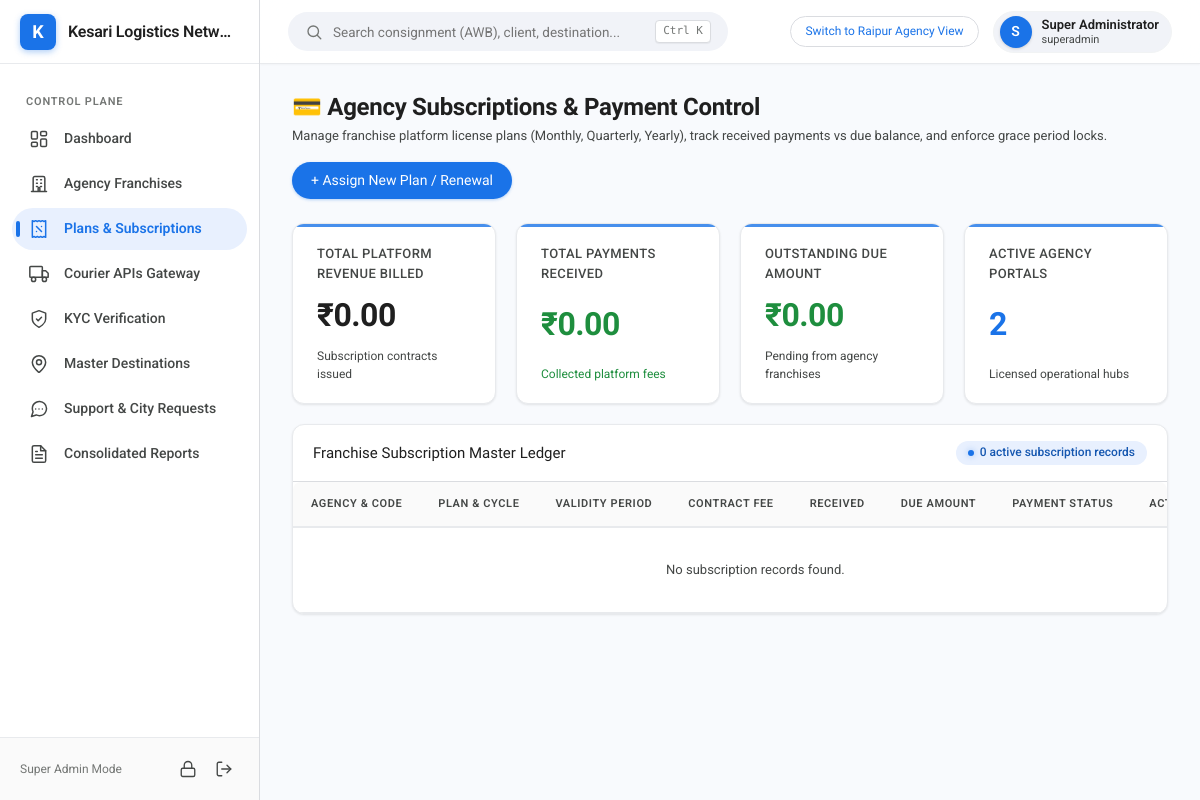
The page /admin/subscriptions (signed in) on the database as committed earlier.
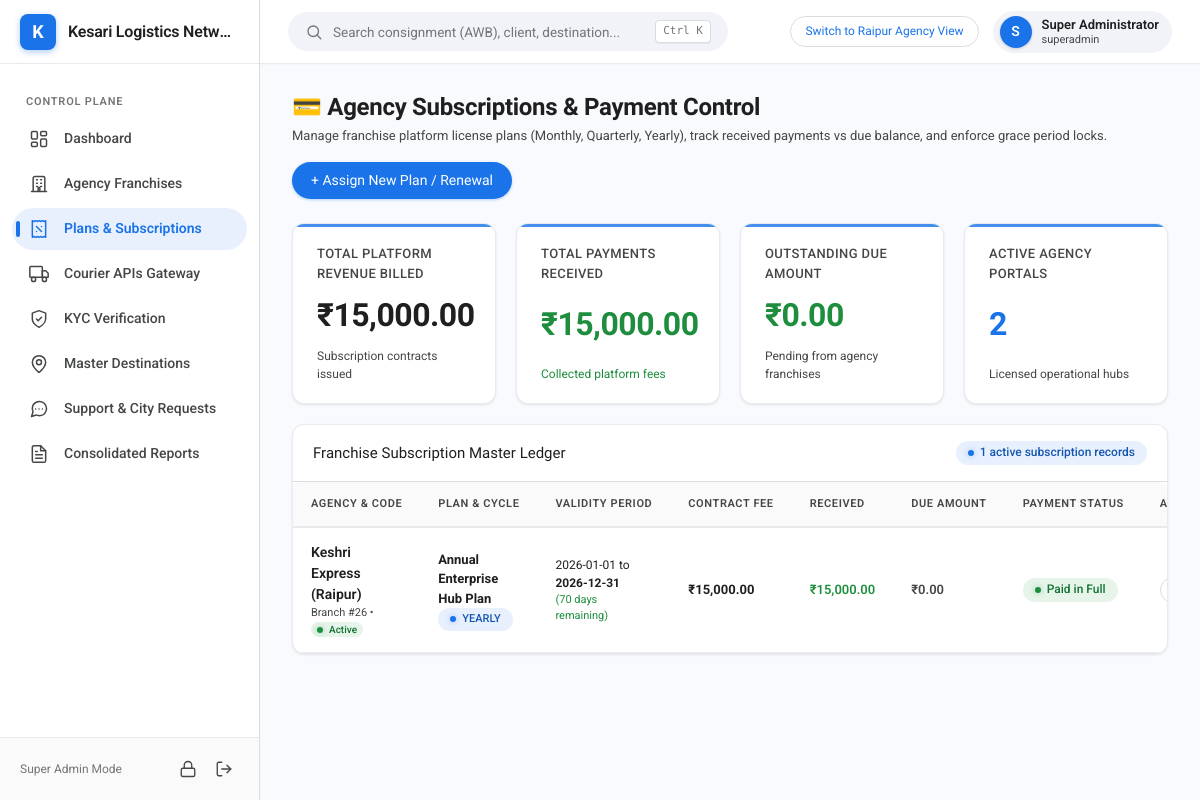
The same page on the database as committed later.
### tables this page shows
CREATE TABLE tenant_subscriptions (
    id INTEGER PRIMARY KEY AUTOINCREMENT,
    tenant_id INTEGER NOT NULL,
    plan_name VARCHAR(50) NOT NULL,
    billing_cycle VARCHAR(30) NOT NULL, -- monthly, quarterly, yearly, custom
    amount REAL NOT NULL,
    paid_amount REAL DEFAULT 0,
    due_amount REAL DEFAULT 0,
    payment_status VARCHAR(20) DEFAULT 'pending', -- paid, partial, pending
    payment_mode VARCHAR(30) NULL,
    reference_no VARCHAR(100) NULL,
    start_date DATE NOT NULL,
    end_date DATE NOT NULL,
    grace_period_days INTEGER DEFAULT 7,
    notes TEXT NULL,
    created_at DATETIME DEFAULT CURRENT_TIMESTAMP,
    FOREIGN KEY (tenant_id) REFERENCES tenants(id) ON DELETE CASCADE
);

CREATE TABLE tenants (
    id INTEGER PRIMARY KEY AUTOINCREMENT,
    uuid VARCHAR(64) UNIQUE NOT NULL,
    slug VARCHAR(64) UNIQUE NOT NULL,
    agency_code VARCHAR(32) UNIQUE NULL, -- Assigned upon KYC approval
    name VARCHAR(150) NOT NULL,
    trade_name VARCHAR(150),
    contact_person VARCHAR(100) NOT NULL,
    phone VARCHAR(20) NOT NULL,
    email VARCHAR(120) NOT NULL,
    address TEXT,
    city VARCHAR(100),
    state VARCHAR(100),
    pincode VARCHAR(10),
    pan_no VARCHAR(20),
    aadhaar_no VARCHAR(20),
    gstin VARCHAR(20),
    pan_doc_url VARCHAR(255),
    aadhaar_doc_url VARCHAR(255),
    rejection_reason TEXT NULL,
    status VARCHAR(20) DEFAULT 'pending_otp', -- pending_otp, pending_kyc, active, suspended, expired, rejected
    validity_start DATE,
    validity_end DATE,
    logo_url VARCHAR(255),
    brand_color VARCHAR(20) DEFAULT '#1a73e8',
    created_at DATETIME DEFAULT CURRENT_TIMESTAMP
, plan_type VARCHAR(30) DEFAULT 'Yearly', plan_price REAL DEFAULT 12000.0, grace_period_days INTEGER DEFAULT 7);

### src/Views/admin/subscriptions/index.php (the view, shortened to what the rows shown need)
<div class="page-header">
    <div>
        <h1 class="page-title">💳 Agency Subscriptions & Payment Control</h1>
    </div>
</div>
<div class="metrics-grid" style="grid-template-columns: repeat(4, 1fr); margin-bottom:20px;">
    <div class="metric-card">
        <div class="metric-label">Outstanding Due Amount</div>
        <div class="metric-value" style="color:<?= $stats['total_due'] > 0 ? 'var(--google-red)' : 'var(--google-green)' ?>;">
            ₹<?= number_format($stats['total_due'], 2) ?>
        </div>
        <div class="metric-sub" style="color:var(--text-secondary);">Pending from agency franchises</div>
    </div>
</div>
<div class="g-card" style="padding:0; overflow:hidden;">
    <div class="table-responsive">
        <table class="g-table">
            <thead>
                <tr>
                    <th>Agency & Code</th>
                    <th>Plan & Cycle</th>
                    <th>Validity Period</th>
                    <th>Contract Fee</th>
                    <th>Received</th>
                    <th>Due Amount</th>
                    <th>Payment Status</th>
                    <th>Actions</th>
                </tr>
            </thead>
            <tbody>
                <?php foreach ($subscriptions as $s): ?>
                    <?php
                        $daysLeft = null;
                        if (!empty($s['end_date'])) {
                            $end = new DateTime($s['end_date']);
                            $now = new DateTime();
                            $diff = $now->diff($end);
                            $daysLeft = $diff->invert ? -$diff->days : $diff->days;
                        }
                    ?>
                    <tr>
                        <td>
                            <div style="font-weight:600; font-size:14px;"><?= htmlspecialchars($s['agency_name']) ?></div>
                            <div style="font-size:11px; color:var(--text-secondary);">
                                Branch #<?= htmlspecialchars($s['agency_code'] ?? 'N/A') ?> •
                                <span class="g-chip <?= $s['tenant_status'] === 'active' ? 'chip-success' : 'chip-danger' ?>" style="font-size:10px; padding:1px 6px;">
                                    <?= ucfirst($s['tenant_status']) ?>
                                </span>
                            </div>
                        </td>
                        <td>
                            <div><strong><?= htmlspecialchars($s['plan_name']) ?></strong></div>
                            <span class="g-chip chip-info" style="font-size:11px; text-transform:uppercase;"><?= htmlspecialchars($s['billing_cycle']) ?></span>
                        </td>
                        <td>
                            <div style="font-size:12px;"><?= htmlspecialchars($s['start_date']) ?> to <strong><?= htmlspecialchars($s['end_date']) ?></strong></div>
                            <?php if ($daysLeft !== null): ?>
                                <div style="font-size:11px; color:<?= $daysLeft <= 7 ? 'var(--google-red)' : ($daysLeft <= 30 ? 'var(--google-yellow)' : 'var(--google-green)') ?>;">
                                    <?= $daysLeft >= 0 ? "({$daysLeft} days remaining)" : "⚠️ EXPIRED (" . abs($daysLeft) . " days ago)" ?>
                                </div>
                            <?php endif; ?>
                        </td>
                        <td><strong>₹<?= number_format($s['amount'], 2) ?></strong></td>
                        <td style="color:var(--google-green); font-weight:600;">₹<?= number_format($s['paid_amount'], 2) ?></td>
                        <td style="color:<?= $s['due_amount'] > 0 ? 'var(--google-red)' : 'var(--text-secondary)' ?>; font-weight:600;">
                            ₹<?= number_format($s['due_amount'], 2) ?>
                        </td>
                        <td>
                            <?php if ($s['payment_status'] === 'paid'): ?>
                                <span class="g-chip chip-success">Paid in Full</span>
                            <?php elseif ($s['payment_status'] === 'partial'): ?>
                                <span class="g-chip chip-warning">Partially Paid</span>
                            <?php else: ?>
                                <span class="g-chip chip-danger">Payment Due</span>
                            <?php endif; ?>
                        </td>
                        <td>
                            <div style="display:flex; gap:6px;">
                                <a href="/admin/agencies/<?= $s['tenant_id'] ?>/edit" class="btn btn-outlined" style="padding:4px 8px; font-size:11px;">Edit Plan</a>
                            </div>
                        </td>
                    </tr>
                <?php endforeach; ?>
            </tbody>
        </table>
    </div>
</div>
<?php
require ROOT_PATH . '/src/Views/layout.php';
?>

Rows that differ between the two databases and show on the page:
added tenant_subscriptions: due_amount "0.00", tenant.name "Keshri Express (Raipur)", tenant.agency_code "26", tenant.status "Active", plan_name "Annual Enterprise Hub Plan", billing_cycle "YEARLY", start_date "2026-01-01", end_date "2026-12-31", end_date "70", amount "15,000.00", paid_amount "15,000.00", payment_status "Paid in Full"
Other text that changed with them:
$stats['total_billed']: "0.00" → "15,000.00"
$stats['total_received']: "0.00" → "15,000.00"
count($subscriptions): "0" → "1"
$stats['total_due']: "0.00" → (not shown)
text no longer shown: "No subscription records found."
